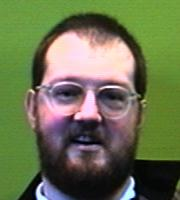
#> input picture rawdata/user.1.1.jpg, 180 x 200 px, found by its file name; its folder holds only this picture in this run
$ python datasetcreator.py   (Python 2 division)
#> lines starting #> are read from the running program, lines starting #| are printed output that depends on the picture; after the words box and inside, x2 and y2 are one past the last pixel; in counts of white or black regions, pixels touching at a corner belong together
import cv2
import os
import numpy as np
from PIL import Image

facedetect=cv2.CascadeClassifier('haarcascade_frontalface_default.xml');

for i in range(1,6):
    for j in range (1,6):
        file="C:/Users/DELL/Desktop/New folder/rawdata/user."+str(i)+"."+str(j)+".jpg";
        img=cv2.imread(file);
#> img is the input picture: shape (200, 180, 3); mean B, G, R 79.7, 113.7, 106.4
        gray=cv2.cvtColor(img,cv2.COLOR_BGR2GRAY);
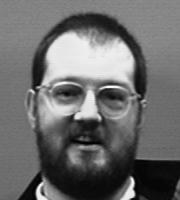
#> gray: shape (200, 180); min 1, max 252, mean 107.7
        faces=facedetect.detectMultiScale(gray,1.3,5);
#> faces = [[24, 44, 126, 126]]
        for(x,y,w,h) in faces:
            cv2.imwrite("C:\\Users\\DELL\\Desktop\\New folder\\dataset\\user."+str(i)+"."+str(j)+".jpg",gray[y:y+h,x:x+w]);
            cv2.rectangle(img,(x,y),(x+w,y+h),(0,0,255),2);
            cv2.waitKey(100);
#> this loop made 1 pass
#> pass 1, `cv2.imwrite("C:\\Users\\DELL\\Desktop\\New folder\\dataset\\user."+str..`:
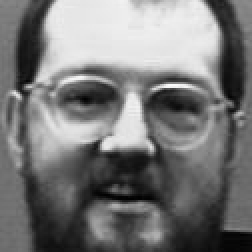
#> saved as user.1.1.jpg: shape (126, 126) (shown 2 times larger); min 1, max 251, mean 119.3
#> after the loop:
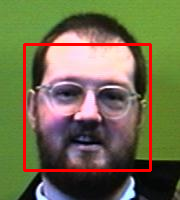
#> img: shape (200, 180, 3); 4.19% of pixels changed, all inside (x1, y1, x2, y2) = (23, 43, 152, 172)
#> (the run stopped early here; a loop or call above may not have finished)
